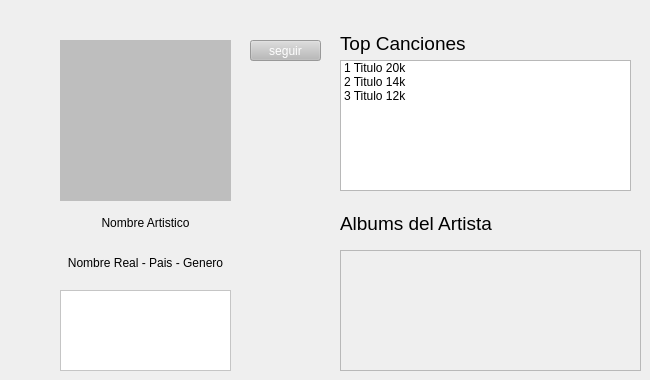
             <widget class="QWidget" name="page_12">
              <widget class="QLabel" name="PFPLabel">
               <property name="geometry">
                <rect>
                 <x>60</x>
                 <y>40</y>
                 <width>171</width>
                 <height>161</height>
                </rect>
               </property>
               <property name="autoFillBackground">
                <bool>false</bool>
               </property>
               <property name="styleSheet">
                <string notr="true">background-color: rgb(190, 190, 190);</string>
               </property>
               <property name="text">
                <string/>
               </property>
               <property name="scaledContents">
                <bool>true</bool>
               </property>
              </widget>
              <widget class="QLabel" name="USERlabel">
               <property name="geometry">
                <rect>
                 <x>60</x>
                 <y>210</y>
                 <width>171</width>
                 <height>26</height>
                </rect>
               </property>
               <property name="maximumSize">
                <size>
                 <width>16777215</width>
                 <height>40</height>
                </size>
               </property>
               <property name="styleSheet">
                <string notr="true">font: 700 14pt;
</string>
               </property>
               <property name="text">
                <string>Nombre Artistico</string>
               </property>
               <property name="alignment">
                <set>Qt::AlignmentFlag::AlignCenter</set>
               </property>
              </widget>
              <widget class="QListWidget" name="listWidget_8">
               <property name="geometry">
                <rect>
                 <x>340</x>
                 <y>60</y>
                 <width>291</width>
                 <height>131</height>
                </rect>
               </property>
               <item>
                <property name="text">
                 <string>1 Titulo 20k</string>
                </property>
               </item>
               <item>
                <property name="text">
                 <string>2 Titulo 14k</string>
                </property>
               </item>
               <item>
                <property name="text">
                 <string>3 Titulo 12k</string>
                </property>
               </item>
              </widget>
              <widget class="QToolButton" name="toolButton_upload_8">
               <property name="enabled">
                <bool>false</bool>
               </property>
               <property name="geometry">
                <rect>
                 <x>250</x>
                 <y>40</y>
                 <width>71</width>
                 <height>21</height>
                </rect>
               </property>
               <property name="styleSheet">
                <string notr="true">color: rgb(255, 255, 255);
background-color: rgb(186, 186, 186);</string>
               </property>
               <property name="text">
                <string>seguir</string>
               </property>
              </widget>
              <widget class="QLabel" name="label_69">
               <property name="geometry">
                <rect>
                 <x>340</x>
                 <y>30</y>
                 <width>171</width>
                 <height>26</height>
                </rect>
               </property>
               <property name="maximumSize">
                <size>
                 <width>16777215</width>
                 <height>40</height>
                </size>
               </property>
               <property name="styleSheet">
                <string notr="true">font: 14pt;</string>
               </property>
               <property name="text">
                <string>Top Canciones</string>
               </property>
              </widget>
              <widget class="QLabel" name="label_70">
               <property name="geometry">
                <rect>
                 <x>340</x>
                 <y>210</y>
                 <width>291</width>
                 <height>26</height>
                </rect>
               </property>
               <property name="maximumSize">
                <size>
                 <width>16777215</width>
                 <height>40</height>
                </size>
               </property>
               <property name="styleSheet">
                <string notr="true">font: 14pt;</string>
               </property>
               <property name="text">
                <string>Albums del Artista</string>
               </property>
              </widget>
              <widget class="QScrollArea" name="scrollArea_6">
               <property name="geometry">
                <rect>
                 <x>340</x>
                 <y>250</y>
                 <width>301</width>
                 <height>121</height>
                </rect>
               </property>
               <property name="widgetResizable">
                <bool>true</bool>
               </property>
               <widget class="QWidget" name="scrollAreaWidgetContents_6">
                <property name="geometry">
                 <rect>
                  <x>0</x>
                  <y>0</y>
                  <width>299</width>
                  <height>119</height>
                 </rect>
                </property>
                <layout class="QHBoxLayout" name="horizontalLayout_31">
                 <item>
                  <widget class="QWidget" name="vistaAlbums" native="true">
                   <layout class="QHBoxLayout" name="horizontalLayout_32"/>
                  </widget>
                 </item>
                </layout>
               </widget>
              </widget>
              <widget class="QLabel" name="USERlabel_2">
               <property name="geometry">
                <rect>
                 <x>40</x>
                 <y>250</y>
                 <width>211</width>
                 <height>26</height>
                </rect>
               </property>
               <property name="maximumSize">
                <size>
                 <width>16777215</width>
                 <height>40</height>
                </size>
               </property>
               <property name="styleSheet">
                <string notr="true">font: 9pt;</string>
               </property>
               <property name="text">
                <string>Nombre Real - Pais - Genero</string>
               </property>
               <property name="alignment">
                <set>Qt::AlignmentFlag::AlignCenter</set>
               </property>
              </widget>
              <widget class="QTextBrowser" name="DESCtext">
               <property name="geometry">
                <rect>
                 <x>60</x>
                 <y>290</y>
                 <width>171</width>
                 <height>81</height>
                </rect>
               </property>
               <property name="styleSheet">
                <string notr="true">background-color: rgb(255, 255, 255);</string>
               </property>
              </widget>
             </widget>
